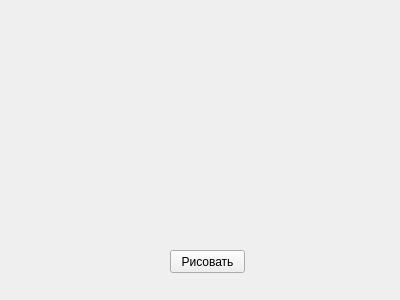
<?xml version="1.0" encoding="UTF-8"?>
<ui version="4.0">
 <class>Form</class>
 <widget class="QWidget" name="Form">
  <property name="geometry">
   <rect>
    <x>0</x>
    <y>0</y>
    <width>400</width>
    <height>300</height>
   </rect>
  </property>
  <property name="windowTitle">
   <string>Form</string>
  </property>
  <widget class="QPushButton" name="btn">
   <property name="geometry">
    <rect>
     <x>170</x>
     <y>250</y>
     <width>75</width>
     <height>23</height>
    </rect>
   </property>
   <property name="text">
    <string>Рисовать</string>
   </property>
  </widget>
 </widget>
 <resources/>
 <connections/>
</ui>
